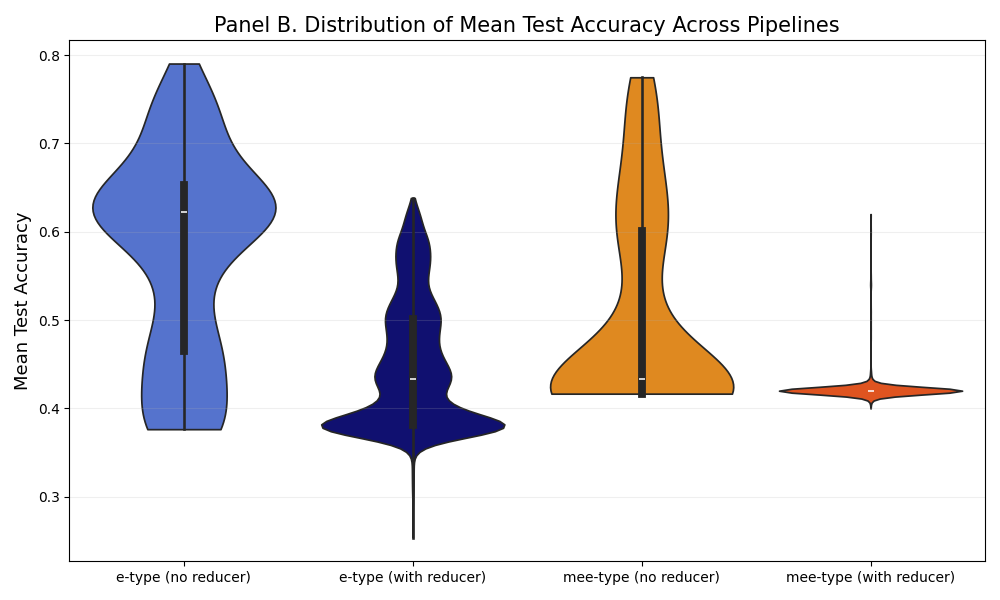

Write Python code to recreate this figure.
import pandas as pd
import matplotlib.pyplot as plt
import seaborn as sns

# Charger les données
excel = pd.ExcelFile("results_figure_2.xlsx")
sheet_names = [
    ("e-type_without_reducer", "e-type (no reducer)"),
    ("e-type_with_reducer", "e-type (with reducer)"),
    ("mee-type_without_reducer", "mee-type (no reducer)"),
    ("mee-type_with_reducer", "mee-type (with reducer)"),
]

# Préparation du DataFrame pour plot groupé
all_scores = []
for sheet, label in sheet_names:
    df = excel.parse(sheet)
    for score in df['mean_test_score']:
        all_scores.append({"Condition": label, "Mean Test Accuracy": score})

df_panelB = pd.DataFrame(all_scores)

# Palette cohérente avec Panel A
palette = ['royalblue', 'navy', 'darkorange', 'orangered']

plt.figure(figsize=(10, 6))
sns.violinplot(
    x='Condition',
    y='Mean Test Accuracy',
    data=df_panelB,
    palette=palette,
    cut=0
)
plt.title("Panel B. Distribution of Mean Test Accuracy Across Pipelines", fontsize=15)
plt.ylabel("Mean Test Accuracy", fontsize=13)
plt.xlabel("")
plt.grid(axis='y', alpha=0.2)
plt.tight_layout()
plt.show()
